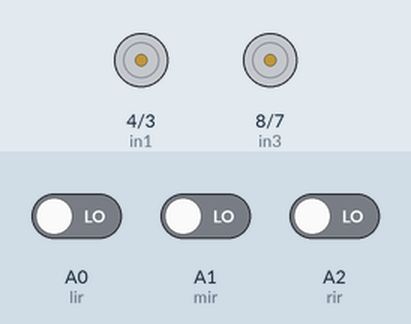
The sketch below on a simulated Arduino Uno, built with avr-gcc and run on an emulated ATmega328P. Parts: motor-driver pin pairs drawn as motors (green arrow = first pin HIGH = forward, orange = second pin HIGH = backward, longer = more drive, scaled by the enable pin). The inputs (shaded band) are chosen by the test bench; at power-on: A0 (lir) LOW, A1 (mir) LOW, A2 (rir) LOW.

Above: at 1.9 s.
2.0 s: A0 (lir) driven HIGH
At 2.9 s:
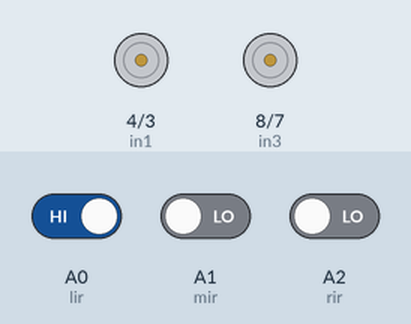
3.5 s: A0 (lir) driven LOW
At 4.4 s:
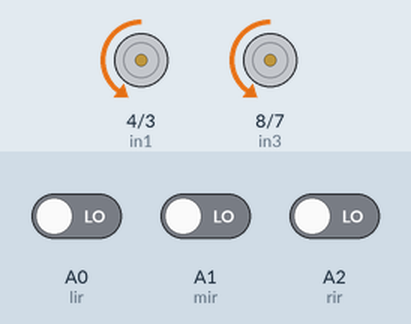
6.5 s: A1 (mir) driven HIGH
8.0 s: A1 (mir) driven LOW
At 8.16 s:
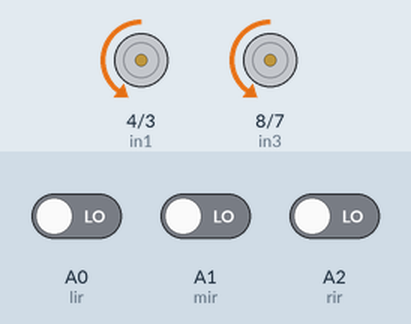
11.0 s: A2 (rir) driven HIGH
At 11.9 s:
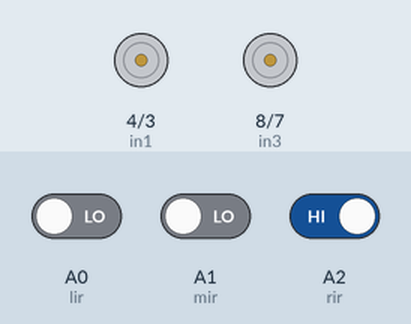
Timing chart, 0 to 13.5 s (numbered marks = the images above; inputs shaded):
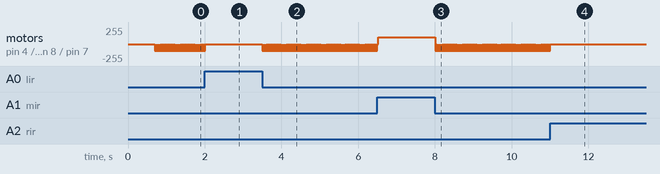

Measured:
- after the input at 2.0 s, motor on pin 4 (in1) / pin 3 (in2), motor on pin 8 (in3) / pin 7 (in4): goes on until 2.0 s, then stays stopped
- after the input at 3.5 s, motor on pin 4 (in1) / pin 3 (in2), motor on pin 8 (in3) / pin 7 (in4): alternates backward 100/255 for 0.03 s and stopped for 0.01 s, starting at once
- after the input at 8.0 s, motor on pin 4 (in1) / pin 3 (in2), motor on pin 8 (in3) / pin 7 (in4): alternates backward 100/255 for 0.03 s and stopped for 0.01 s, starting at once
- after the input at 11.0 s, motor on pin 4 (in1) / pin 3 (in2), motor on pin 8 (in3) / pin 7 (in4): goes on until 11.0 s, then stays stopped
- by itself, motor on pin 4 (in1) / pin 3 (in2), motor on pin 8 (in3) / pin 7 (in4): alternates backward 100/255 for 0.03 s and stopped for 0.01 s

The sketch:

Arduino-Code-for-Line-Follower.ino
```cpp
int mSpeed = 100;    // MAX 255
int tSpeed = 100;    // MAX 255
int bStatus=0;
int late=10;
int dly = 30;
//int turn_delay = 10;

// motor R
int in1 = 4;
int in2 = 3;
int enR = 5;  //PWM Pin

// motor L
int enL = 6;  //PWM Pin
int in3 = 8;
int in4 = 7;

//sensors
int lir = A0;  // Analog input pin that the sensor is attached to
int mir = A1;  // Analog input pin that the sensor is attached to
int rir = A2;  // Analog input pin that the sensor is attached to

//state of sensors
int lir_state=1;
int mir_state=0;
int rir_state=1;
int path=0;

int sensor[3];
char p[30] = {};
int pLength;
int readLength;

void setup() {
  // set all IR input pins to inputs
  pinMode(lir, INPUT); // initialize Left sensor as an inut
  pinMode(mir, INPUT); // initialize Middle sensor as as input
  pinMode(rir, INPUT); // initialize Right sensor as as input

  // set all the motor control pins to outputs
  pinMode(enL, OUTPUT);
  pinMode(enR, OUTPUT);
  pinMode(in1, OUTPUT);
  pinMode(in2, OUTPUT);
  pinMode(in3, OUTPUT);
  pinMode(in4, OUTPUT);
  Serial.begin(57600);
  delay(700);
}
void Run();
void Forward();
void turnRight();
void turnLeft();
void Stop();
void readSensor();
void turnAround();
void Backward();
void leftHandWall();

void loop() {
  path=1;
  Run();
}
void Run(){
  readSensor();
  if(lir_state!=path && rir_state!=path && mir_state==path){
    delay(late);
    Forward();
    readSensor();
  }else if(lir_state==path && mir_state!= path && rir_state!=path){
    delay(late);
    turnLeft();
    readSensor();
  }else if(lir_state!=path && mir_state!= path && rir_state==path){
    delay(late);
    turnRight();
    readSensor();
  }else if(lir_state==path && mir_state==path && rir_state!=path){
    while(lir_state!=path){
      turnLeft;
      readSensor();
    }
  }else if(lir_state!=path && mir_state==path && rir_state==path){
    Forward();
    delay(late);
    readSensor();
    if(lir_state!=path && mir_state!=path){
      turnRight();
      readSensor();
    }
  }else if(lir_state==path && mir_state==path && rir_state==path){
    turnLeft();
    readSensor();
  }/*****
  else if(lir_state!=path && mir_state!=path && rir_state!=path){
      turnAround();
      readSensor();
  }****/
  else if(lir_state==path && mir_state!=path && rir_state==path){
    turnLeft();
    readSensor();
  }
  else if(lir_state!=path && mir_state!=path && rir_state!=path){
    Backward();
    delay(dly);
    Stop();
    delay(late);
    readSensor();
    if(lir_state!=path && mir_state==path && rir_state!=path){
      turnAround();
      readSensor();
    }else if(lir_state!=path && mir_state==path && rir_state==path){
      while(rir_state!=path){
        turnRight;
        readSensor();
      }
    }else if(lir_state==path && mir_state==path && rir_state!=path){
      while(lir_state!=path){
        turnLeft;
        readSensor();
      }
    }
  }
}
void Forward(){
  //turn on motor R
  digitalWrite(in1, HIGH);
  digitalWrite(in2, LOW);// move forward
  analogWrite(enR, mSpeed);// set speed to 200 out of possible range 0~255
  // turn on motor L
  digitalWrite(in3, HIGH);
  digitalWrite(in4, LOW);// move forward
  analogWrite(enL, mSpeed);// set speed to 200 out of possible range 0~255
}

void turnRight(){
  //turn off motor R
  digitalWrite(in1, LOW);
  digitalWrite(in2, LOW);// Stop
  analogWrite(enR, 0);// set speed to 0 out of possible range 0~255
  // turn on motor L
  digitalWrite(in3, HIGH);
  digitalWrite(in4, LOW);// move forward
  analogWrite(enL, tSpeed);// set speed to 200 out of possible range 0~255

  //delay(turn_delay);
}

void turnLeft(){
  //turn on motor R
  digitalWrite(in1, HIGH);
  digitalWrite(in2, LOW);// move forward
  analogWrite(enR, tSpeed);// set speed to 200 out of possible range 0~255
  // turn off motor L
  digitalWrite(in3, LOW);
  digitalWrite(in4, LOW);// stop
  analogWrite(enL, 0);// set speed to 0 out of possible range 0~255

  //delay(turn_delay);
}
void Backward(){
   //turn back motor R
  digitalWrite(in1, LOW);
  digitalWrite(in2, HIGH);// move backward
  analogWrite(enR, mSpeed);// set speed to 200 out of possible range 0~255
  // turn back motor L
  digitalWrite(in3, LOW);
  digitalWrite(in4, HIGH);// move backward
  analogWrite(enL, mSpeed);// set speed to 200 out of possible range 0~255
}
void Stop(){
  //turn off motor L
  digitalWrite(in1, LOW);
  digitalWrite(in2, LOW);// Stop
  analogWrite(enL, 0);// set speed to 0 out of possible range 0~255
  // turn off motor R
  digitalWrite(in3, LOW);
  digitalWrite(in4, LOW);// move forward
  analogWrite(enR, 0);// set speed to 0 out of possible range 0~255
}
void turnAround(){
  while(mir_state!=path){
    //turn motor L Backward
    digitalWrite(in1, LOW);
    digitalWrite(in2, HIGH);// Stop
    analogWrite(enL, 90);// set speed to 0 out of possible range 0~255
    // turn motor R Forward
    digitalWrite(in3, HIGH);
    digitalWrite(in4, LOW);// move forward
    analogWrite(enR, 90);// set speed to 0 out of possible range 0~255
  }
}
void readSensor(){
  lir_state=digitalRead(lir); //Read the digital value of Left sensor
  mir_state=digitalRead(mir); //Read the digital value of Middle sensor
  rir_state=digitalRead(rir); //Read the digital value of Right sensor
}
```
